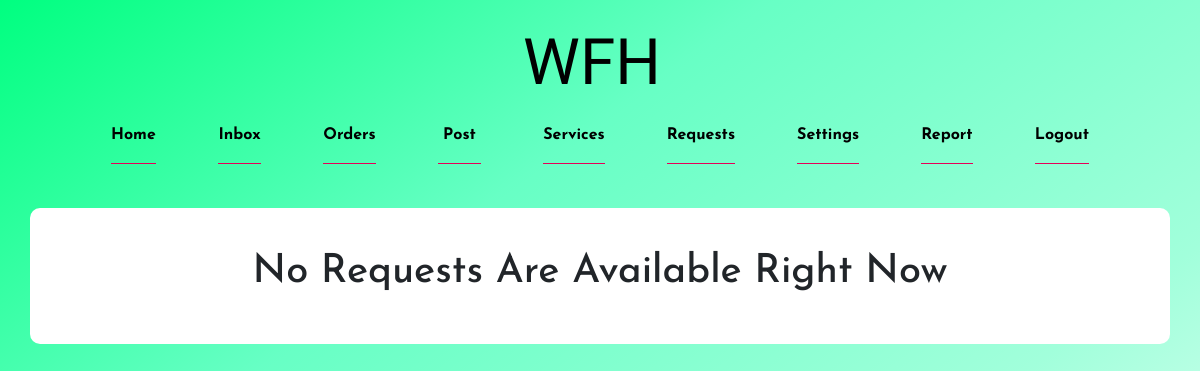
/requests/ (signed in), run on an earlier commit of the app's database.
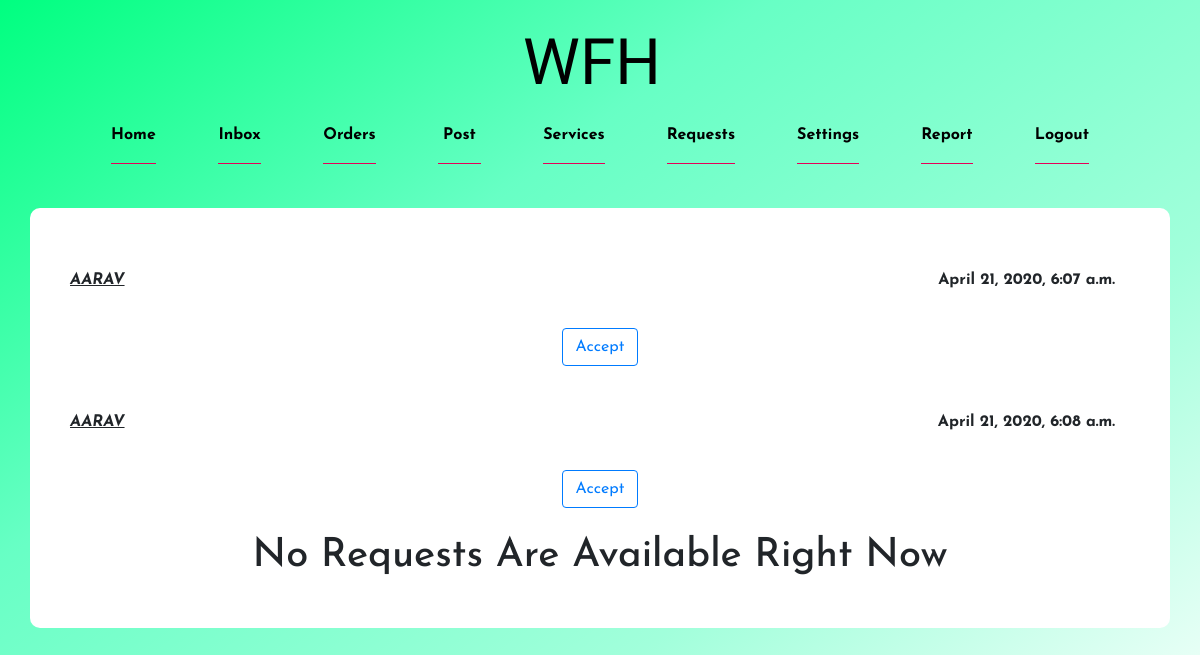
And on a later commit of the database.
### work_for_hire/models.py (models this page shows)
class buyer_request(models.Model):
    id = models.UUIDField(primary_key=True, default=uuid.uuid4, editable=False)
    user = models.CharField(max_length=100)
    category = models.CharField(max_length=100)
    rst = models.CharField(max_length=1200)
    rst_attach = models.FileField(null=True, blank=True)
    created_by = models.DateTimeField(auto_now=True)

### work_for_hire/views.py (the view)
# urls.py: path('requests/', views.buyer_rst_show, name='buyer_rst_show'),
@login_required(login_url='index')
def buyer_rst_show(request):
    user = request.user.username
    p_model = p_service.objects.filter(seller_id=user)
    b_model = buyer_request.objects.all()
    tm = get_localzone()
    all_obj = {
        'tm': tm,
        'p_details': p_model,
        'rst': b_model
    }
    return render(request, 'work_for_hire/seller/requests_show.html', all_obj)

### templates/work_for_hire/seller/requests_show.html (shortened to what this page needs)
{% extends 'work_for_hire/seller/base.html' %}
{% load tz %}
{% get_current_timezone as TZ %}
{% block navbar %}
        {% if p_details or rst %}
            <div class="rst_container container" style="background: white; padding: 40px; border-radius: 10px">
                {% for p in p_details %}
                    {% for r in rst %}
                        {% if p.category == r.category %}
                            {% if user.username == r.user %}
                            {% else %}
                                <div class="container text-center" style="">
                                        <div class="row" style="padding: 20px 0px">
                                            <span class="text-left"><i><u>{{ r.user|upper }}</u></i></span>
                                            <div class="text-left col rst_con">{{ r.rst }}</div>
                                            <div class="col text-right">
                                                {% if tm %}
                                                    <p>{{ r.created_by|timezone:tm }}</p>
                                                {% else %}
                                                    <p>{{ r.created_by }}</p>
                                                {% endif %}
                                            </div>
                                        </div>
                                        <button class="btn btn-outline-primary">Accept</button>
                                </div><br>
                            {% endif %}
                        {% endif %}
                    {% endfor %}
                {% endfor %}
        {% endif %}
    <div class="no_rst_text text-center mx-auto"></div>
    </div>
{% endblock %}

What changed in the data, as far as the page shows it:
added buyer_request: user "AARAV", created_by "April 21, 2020, 6:07 a.m."
added buyer_request: user "AARAV", created_by "April 21, 2020, 6:08 a.m."
